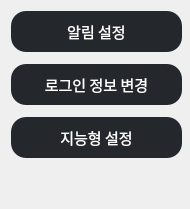
                 <widget class="QWidget" name="setting_page_tab" native="true">
                  <property name="minimumSize">
                   <size>
                    <width>190</width>
                    <height>0</height>
                   </size>
                  </property>
                  <property name="maximumSize">
                   <size>
                    <width>190</width>
                    <height>16777215</height>
                   </size>
                  </property>
                  <layout class="QVBoxLayout" name="verticalLayout_31">
                   <item>
                    <layout class="QVBoxLayout" name="verticalLayout_32">
                     <property name="spacing">
                      <number>12</number>
                     </property>
                     <item>
                      <widget class="QPushButton" name="setting_alarm_bnt">
                       <property name="minimumSize">
                        <size>
                         <width>171</width>
                         <height>41</height>
                        </size>
                       </property>
                       <property name="maximumSize">
                        <size>
                         <width>171</width>
                         <height>41</height>
                        </size>
                       </property>
                       <property name="font">
                        <font>
                         <family>Sans</family>
                         <pointsize>11</pointsize>
                        </font>
                       </property>
                       <property name="cursor">
                        <cursorShape>PointingHandCursor</cursorShape>
                       </property>
                       <property name="styleSheet">
                        <string notr="true">border-radius: 15px;

color: rgb(255, 255, 255);
background-color: rgb(36, 39, 44);</string>
                       </property>
                       <property name="text">
                        <string>알림 설정</string>
                       </property>
                       <property name="checkable">
                        <bool>true</bool>
                       </property>
                       <property name="checked">
                        <bool>false</bool>
                       </property>
                       <property name="autoExclusive">
                        <bool>true</bool>
                       </property>
                      </widget>
                     </item>
                     <item>
                      <widget class="QPushButton" name="setting_user_setting_bnt">
                       <property name="minimumSize">
                        <size>
                         <width>171</width>
                         <height>41</height>
                        </size>
                       </property>
                       <property name="maximumSize">
                        <size>
                         <width>171</width>
                         <height>41</height>
                        </size>
                       </property>
                       <property name="font">
                        <font>
                         <family>Sans</family>
                         <pointsize>11</pointsize>
                        </font>
                       </property>
                       <property name="cursor">
                        <cursorShape>PointingHandCursor</cursorShape>
                       </property>
                       <property name="styleSheet">
                        <string notr="true">border-radius: 15px;
color: rgb(255, 255, 255);
background-color: rgb(36, 39, 44);
</string>
                       </property>
                       <property name="text">
                        <string>로그인 정보 변경</string>
                       </property>
                       <property name="checkable">
                        <bool>true</bool>
                       </property>
                       <property name="checked">
                        <bool>false</bool>
                       </property>
                       <property name="autoExclusive">
                        <bool>true</bool>
                       </property>
                      </widget>
                     </item>
                     <item>
                      <widget class="QPushButton" name="setting_ai_bnt">
                       <property name="minimumSize">
                        <size>
                         <width>171</width>
                         <height>41</height>
                        </size>
                       </property>
                       <property name="maximumSize">
                        <size>
                         <width>171</width>
                         <height>41</height>
                        </size>
                       </property>
                       <property name="font">
                        <font>
                         <family>Sans</family>
                         <pointsize>11</pointsize>
                        </font>
                       </property>
                       <property name="cursor">
                        <cursorShape>PointingHandCursor</cursorShape>
                       </property>
                       <property name="styleSheet">
                        <string notr="true">border-radius: 15px;

color: rgb(255, 255, 255);
background-color: rgb(36, 39, 44);
</string>
                       </property>
                       <property name="text">
                        <string>지능형 설정</string>
                       </property>
                       <property name="checkable">
                        <bool>true</bool>
                       </property>
                       <property name="checked">
                        <bool>false</bool>
                       </property>
                       <property name="autoExclusive">
                        <bool>true</bool>
                       </property>
                      </widget>
                     </item>
                     <item>
                      <spacer name="verticalSpacer_8">
                       <property name="orientation">
                        <enum>Qt::Orientation::Vertical</enum>
                       </property>
                       <property name="sizeHint" stdset="0">
                        <size>
                         <width>20</width>
                         <height>40</height>
                        </size>
                       </property>
                      </spacer>
                     </item>
                    </layout>
                   </item>
                  </layout>
                 </widget>
